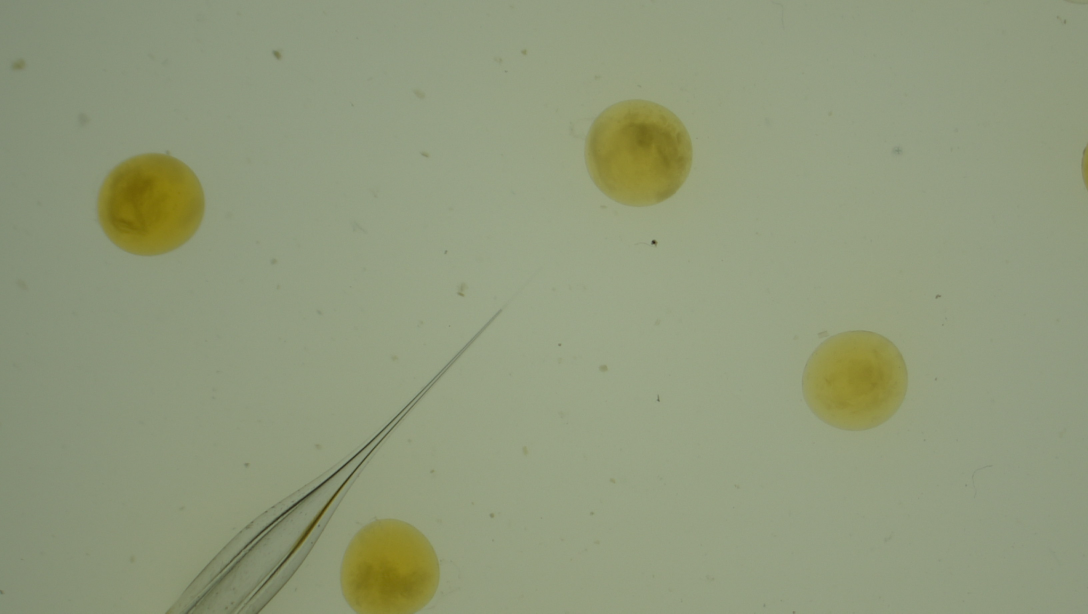
#> input picture IMG30.JPG, 3264 x 1840 px (shown at 1/3 size)
$ python pyraMatching.py
#> lines starting #> are read from the running program, lines starting #| are printed output that depends on the picture
# -*- coding: utf-8 -*-


import cv2
import matplotlib.pyplot as plt
import numpy as np
import os
from time import clock


def MaxScoreMatch(img, tmpl):

    # [6 lines of commented-out code are left out]

    res = cv2.matchTemplate( img, tmpl, cv2.TM_CCOEFF_NORMED )

    pos = np.where( res >= res.max() )
    pos = np.array( pos ).T[0]

    return pos

# remove the points that closed to each other, the highest scored one left.
# input:    RD_loc:    points' positions
#           RD_sc :    scores
# output
def RemoveDuplicates(RD_loc, width, RD_th=10):
    # RD_aa is the point group list, the first element of every group is the average location
    RD_aa = [[RD_loc[0], RD_loc[0]]]

    for i in RD_loc[1::]:
        flag = 0
        for j in RD_aa :

            if np.linalg.norm(i-j[0]) < RD_th :
                j.append(i)
                j[0]= np.mean(j[1::],axis=0)
                flag = 1
                break

        if flag == 0 :
            # add a new point group and insert the average location at the first element
            RD_aa.append([i,i])

    RD_bb = []
    for i in RD_aa:

        i = np.append(np.min(i, axis=0)-1,(np.max(i, axis=0)+width)+1)
        i = np.int16(i)

        RD_bb = RD_bb + [i.tolist()]

    return RD_bb

# matching the full image with the lowest resolution
def FirstMatching(img_pyr, templ, thr = 0.8):
    res = cv2.matchTemplate(img_pyr, templ, cv2.TM_CCOEFF_NORMED)

    loc = np.where( res >= thr)
    loc = np.array(loc).T

    bb = RemoveDuplicates(loc,templ.shape[::-1], RD_th = templ.shape[0])

    return res, bb


# the pyramid matching function
def PyramidTemplatMatching(img, tmpl, pyrLevelMax=3, ratio=0.5, thr = 0.8):

    l = len(img.shape)
    if  l>3 or l<2:
        return
    elif l==3:
        img = cv2.cvtColor(img, cv2.COLOR_BGR2GRAY)

    # generate the pyramid images and templates
    templ = [tmpl]
    img_pyr = [img]

    for i in range(1, pyrLevelMax+1):
        sh_i  = np.int16(np.array(img_pyr[0].shape[:2])[::-1]*ratio)
        sh_t  = np.int16(np.array(  templ[0].shape[:2])[::-1]*ratio)

        img_pyr.insert(0, cv2.resize(img_pyr[0],tuple(sh_i)))
        templ.insert(  0, cv2.resize(  templ[0],tuple(sh_t)))

    # [15 lines of commented-out code are left out]
    res, loc = FirstMatching(img_pyr[0], templ[0], thr)
    loc = np.array(loc)
    # [12 lines of commented-out code are left out]
    posOut = list()
    k = 0
    for pt in loc:
        # [4 lines of commented-out code are left out]

        pos = pt
        for i in range(1, pyrLevelMax+1):

            pos = np.int16(pos /ratio)
            tst = img_pyr[i][pos[0]:pos[2], pos[1]:pos[3]]
            # [4 lines of commented-out code are left out]
            abc = MaxScoreMatch(tst, templ[i])
            # print('abc=', abc.append(abc))

            pos[0:2] = pos[0:2]+ abc
            pos[2:4] = pos[0:2]+ templ[i].shape

        posOut.append(pos)

    return posOut
    pass


if __name__ == '__main__':
    # np.set_printoptions(threshold=100)

    im = cv2.imread ('IMG30.JPG', 1)
#> im is the input picture: shape (1840, 3264, 3); mean B, G, R 123.4, 153.9, 145.3
    im_gray = cv2.cvtColor(im, cv2.COLOR_BGR2GRAY)
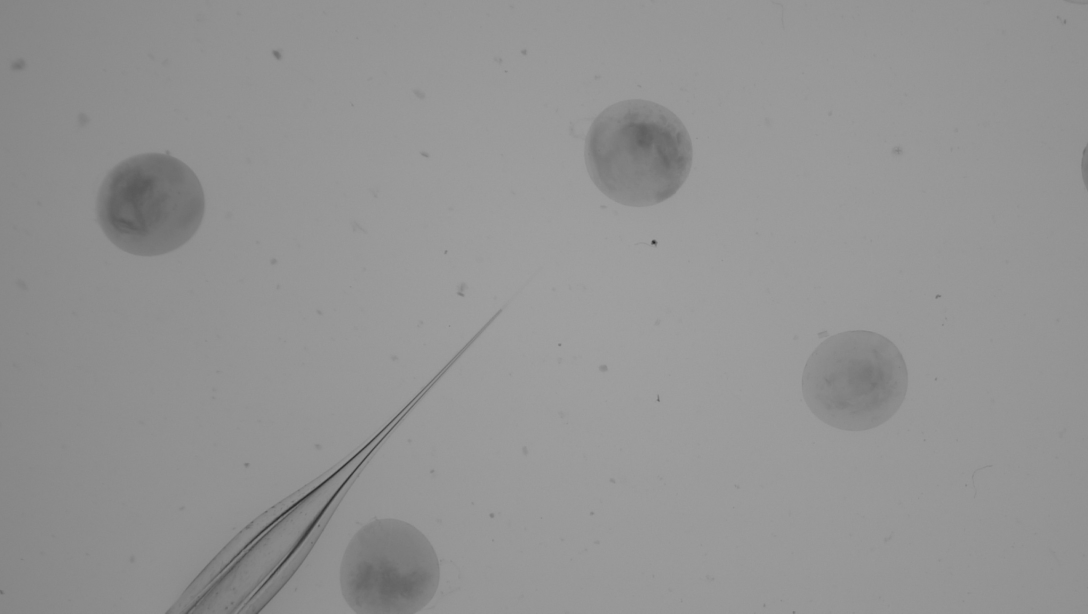
#> im_gray: shape (1840, 3264) (shown at 1/3 size); min 29, max 163, mean 147.8

    templ = im_gray[285:634, 1743:2085]
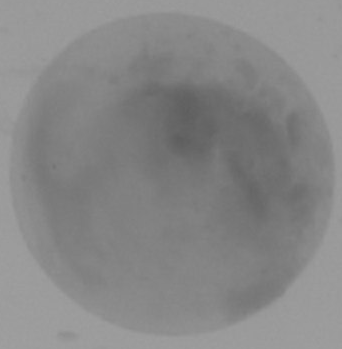
#> templ: shape (349, 342); min 93, max 160, mean 135.1

    t_start = clock()
    posOut = PyramidTemplatMatching(im_gray, templ, pyrLevelMax=3, ratio=0.3)
#> after the loop in PyramidTemplatMatching, `for i in range(1, pyrLevelMax+1):`: img_pyr = 4 items
#> in FirstMatching, `res = cv2.matchTemplate(img_pyr, templ, cv2.TM_CCOEFF_NORMED)`:
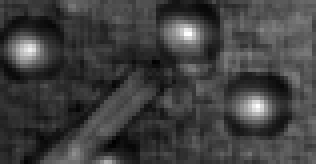
#> res: shape (41, 79) float32 (shown 4 times larger); min -0.409, max 0.9, mean -0.0794; drawn with min black and max white
#> in FirstMatching, `res = cv2.matchTemplate(img_pyr, templ, cv2.TM_CCOEFF_NORMED)`:
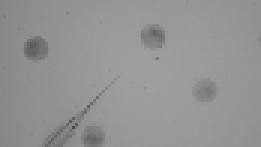
#> img_pyr: shape (49, 87) (shown 3 times larger); min 73, max 159, mean 147.5
#> in FirstMatching, `loc = np.where( res >= thr)`: loc = ([8, 8, 12, 26], [46, 47, 7, 64])
#> in FirstMatching, `loc = np.array(loc).T`: loc = [[8, 46], [8, 47], [12, 7], [26, 64]]
#> in RemoveDuplicates, `RD_aa = [[RD_loc[0], RD_loc[0]]]`: RD_aa = [[[8, 46], [8, 46]]]
#> the loop in RemoveDuplicates, `for i in RD_loc[1::]:` made 3 passes
#> after the loop in RemoveDuplicates, `for i in RD_loc[1::]:`: RD_aa = [[[8, 46.5], [8, 46], [8, 47]], [[12, 7], [12, 7]], [[26, 64], [26, 64]]]; j = [[12, 7], [12, 7]]
#> the loop in RemoveDuplicates, `for i in RD_aa: ` made 3 passes
#> RD_bb on passes 1 to 3: [[7, 45, 18, 57]], [[7, 45, 18, 57], [11, 6, 22, 17]], [[7, 45, 18, 57], [11, 6, 22, 17], [25, 63, 36, 74]]
#> in FirstMatching, `bb = RemoveDuplicates(loc,templ.shape[::-1], RD_th = templ.shape[0])`: bb = [[7, 45, 18, 57], [11, 6, 22, 17], [25, 63, 36, 74]]
#> in PyramidTemplatMatching, `res, loc = FirstMatching(img_pyr[0], templ[0], thr)`: loc has the same summary as bb in FirstMatching
#> the loop in PyramidTemplatMatching, `for pt in loc: # cv2.rectangle(img_pyr[5], tuple(pt), tuple((pt + [w, ..` made 3 passes
#> after the loop in PyramidTemplatMatching, `for pt in loc:`:
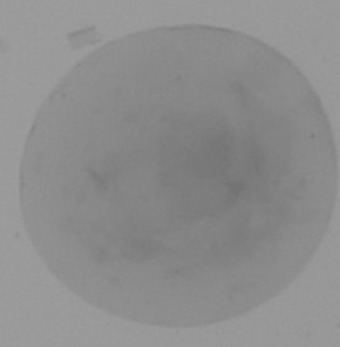
#> tst: shape (347, 340); min 114, max 159, mean 141.2
#> after the loop in PyramidTemplatMatching, `for pt in loc:`: posOut = [[287, 1743, 636, 2085], [433, 282, 782, 624], [966, 2386, 1315, 2728]]
    t_end = clock()
    dt = t_end - t_start
    print('Compute Time:',dt, 1/dt)

    for pt in posOut:
        cv2.rectangle(im, tuple(pt[0:2][::-1]), tuple(pt[2:4][::-1]), (0, 0, 255), 1)
#> this loop made 3 passes

    cv2.namedWindow('OutPutImage', cv2.WINDOW_NORMAL)
    cv2.imshow('OutPutImage', im)

    cv2.waitKey(0)

$ run again, with IMG00166.JPG copied over IMG30.JPG
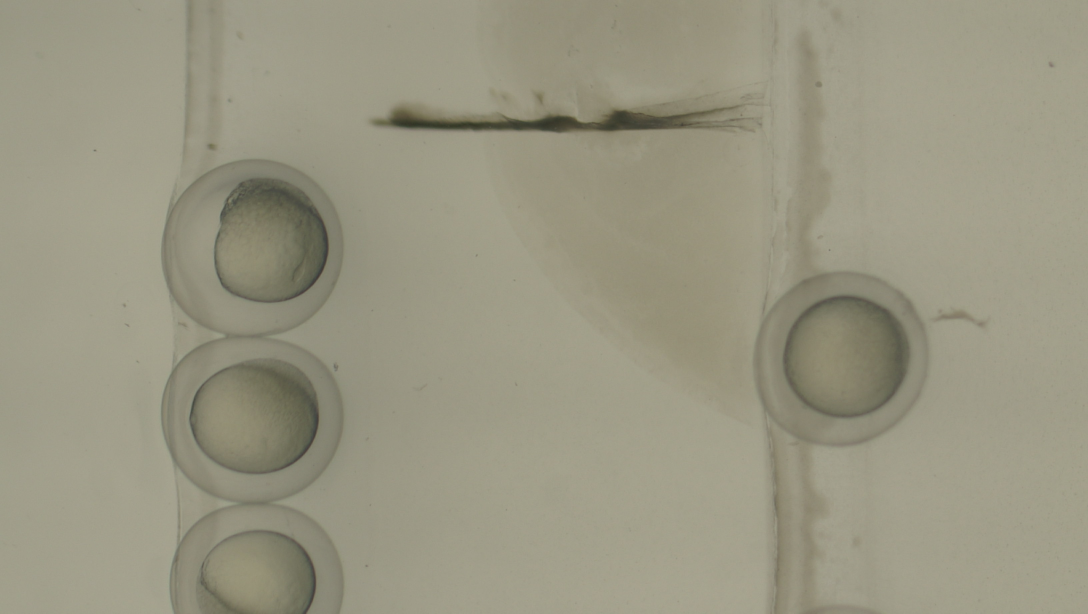
#> input picture IMG00166.JPG, 3264 x 1840 px (shown at 1/3 size)
#> im is the input picture: shape (1840, 3264, 3); mean B, G, R 130.5, 150.6, 153.6
#> `templ = im_gray[285:634, 1743:2085]`:
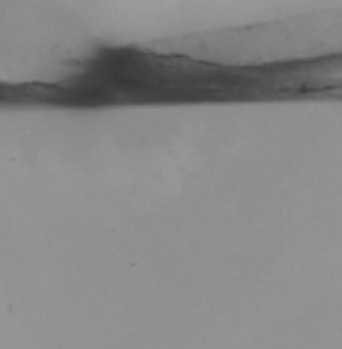
#> templ: shape (349, 342); min 55, max 156, mean 134.5
#> after the loop in PyramidTemplatMatching, `for i in range(1, pyrLevelMax+1):`: img_pyr = 4 items
#> in FirstMatching, `res = cv2.matchTemplate(img_pyr, templ, cv2.TM_CCOEFF_NORMED)`:
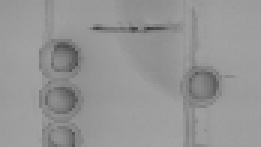
#> img_pyr: shape (49, 87) (shown 3 times larger); min 60, max 163, mean 149.1
#> in FirstMatching, `loc = np.where( res >= thr)`: loc = ([7, 7, 7, 8], [48, 49, 50, 41])
#> in FirstMatching, `loc = np.array(loc).T`: loc = [[7, 48], [7, 49], [7, 50], [8, 41]]
#> in RemoveDuplicates, `RD_aa = [[RD_loc[0], RD_loc[0]]]`: RD_aa = [[[7, 48], [7, 48]]]
#> the loop in RemoveDuplicates, `for i in RD_loc[1::]:` made 3 passes
#> after the loop in RemoveDuplicates, `for i in RD_loc[1::]:`: RD_aa = [[[7.25, 47], [7, 48], [7, 49], [7, 50], [8, 41]]]; j = [[7.25, 47], [7, 48], [7, 49], [7, 50], [8, 41]]
#> the loop in RemoveDuplicates, `for i in RD_aa: ` made 1 pass
#> RD_bb on pass 1: [[6, 40, 18, 60]]
#> bb = [[6, 40, 18, 60]]
#> the loop in PyramidTemplatMatching, `for pt in loc: # cv2.rectangle(img_pyr[5], tuple(pt), tuple((pt + [w, ..` made 1 pass
#> after the loop in PyramidTemplatMatching, `for pt in loc:`: posOut = [[287, 1743, 636, 2085]]
#> the loop `for pt in posOut:` made 1 pass
